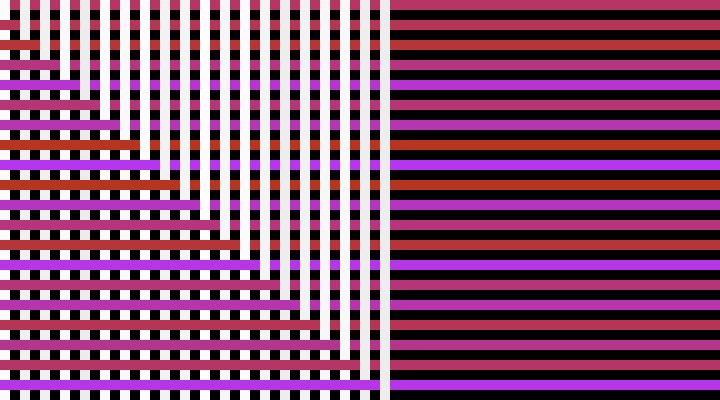
Frame 1 (no input)
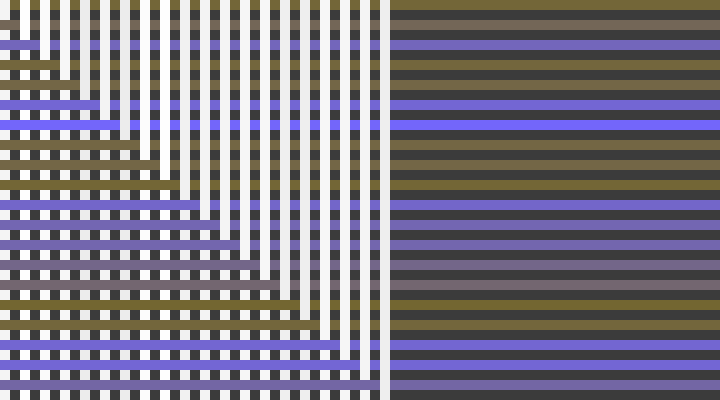
Frame 60 (no input)
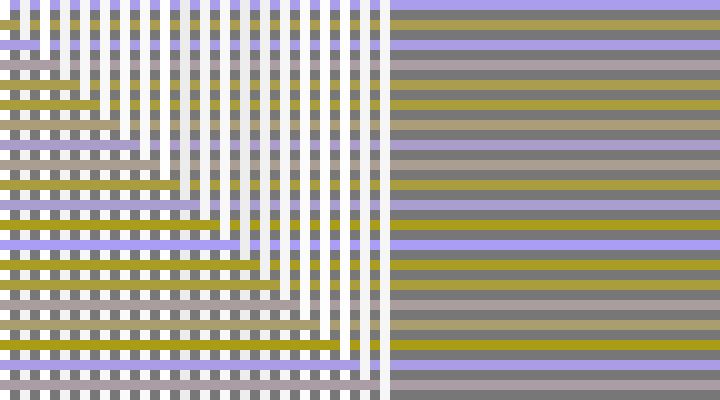
Frame 120 (the mouse pressed at the canvas centre since frame 60)

The p5.js sketch that drew these frames (run headless with seeded random() and noise() and a simulated clock; from frame 60 on, the mouse is pressed at the canvas centre):

// p5.js sketch
// ── sketch.js
var background_value = 0
function setup() {
  createCanvas(720, 400);
}

function draw() {
  background(background_value);
  background_value += 1
  if (background_value > 255) {
    background_value = 0
  }
  noStroke();
  var fill_hue = random(0, 255)
  var fill_sat = random(0, 255)
  var fill_brightness = random(0, 255)
  for (var i = 0; i < height; i += 20) {
    fill(fill_hue, fill_sat, random(15, 255));
    rect(0, i, width, 10);
    fill(random(235,255));
    rect(i, 0, 10, height);
  }
}
